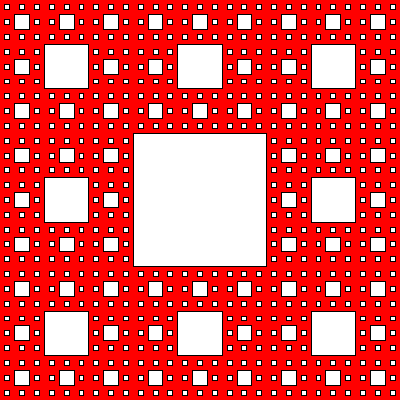
Frame 1 (no input)
Frame 60 (the mouse pressed at the canvas centre just before this capture): identical to frame 1, image omitted
Frame 120 (the mouse held since frame 60 and released just before this capture): identical to frame 1, image omitted

The Processing sketch that drew this single still picture (run headless with seeded random() and noise(); from frame 60 on, the mouse is pressed at the canvas centre):

// Processing sketch: carpet
// ── carpet.pde
void setup(){
 size(400,400);
}

void draw(){
 background(255,0,0);
 rectMode(CENTER);
 carpet(width/2, height/2, width/3.0);

}

void carpet(float x, float y, float s){
   if(s<4)
     return;
   else{
    rect(x,y,s,s);
    carpet(x-s, y-s, s/3);
    carpet(x-s, y, s/3);
    carpet(x-s, y+s, s/3);
    carpet(x,y-s, s/3);
    carpet(x, y+s, s/3);
    carpet(x+s, y-s, s/3);
    carpet(x+s, y, s/3);
    carpet(x+s, y+s, s/3);
   }  
 
}
